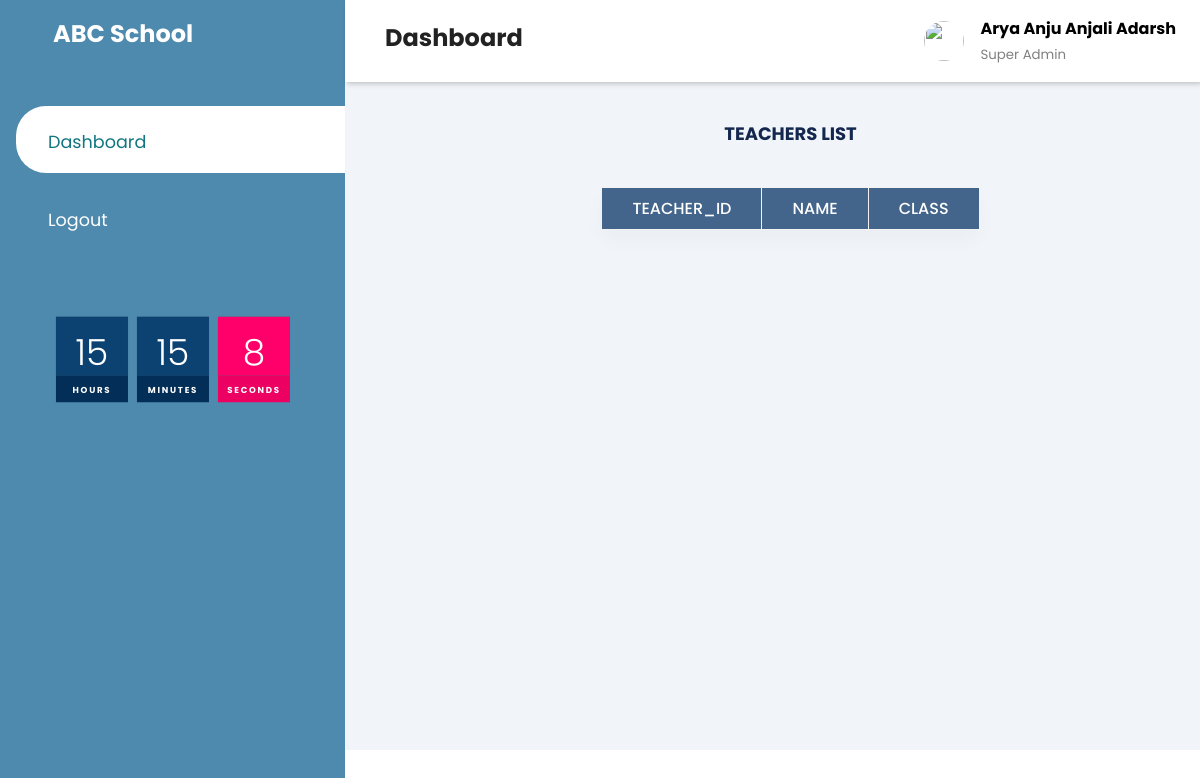
The page /src/viewteachertable.php on the database as committed earlier.
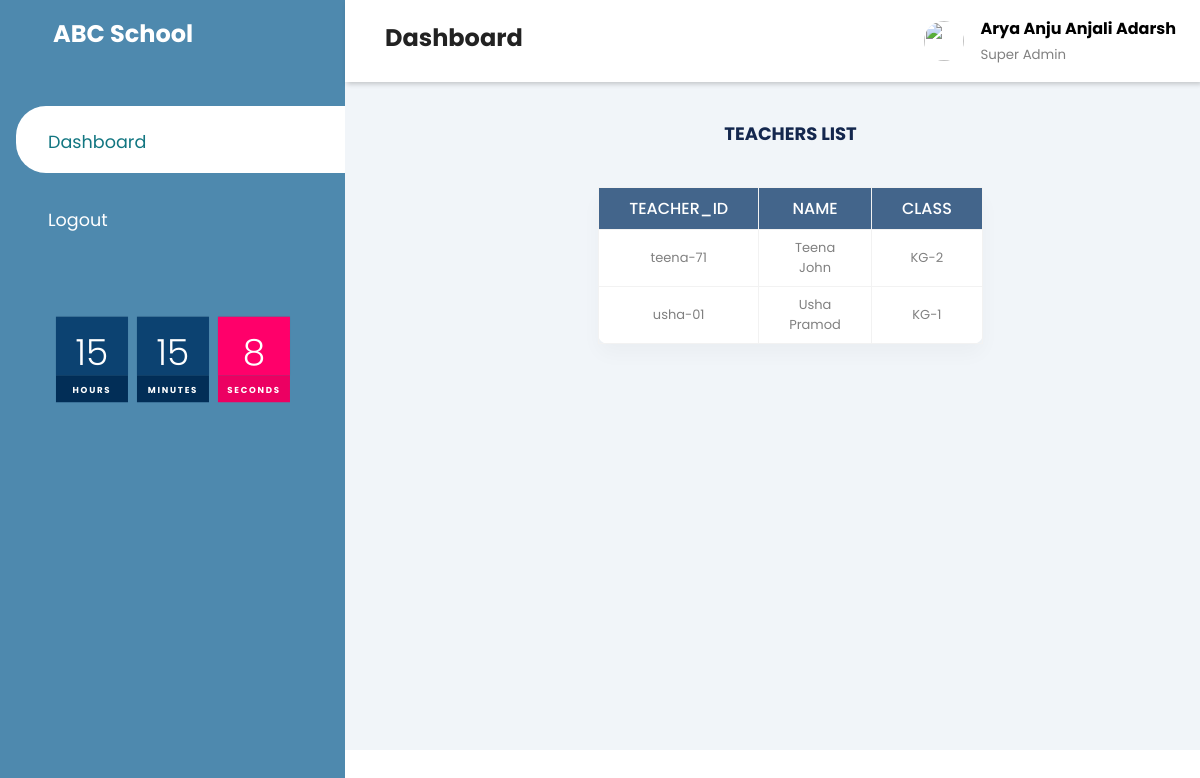
The same page on the database as committed later.
### tables this page shows
CREATE TABLE IF NOT EXISTS `teacher` (
  `id` int(11) NOT NULL PRIMARY KEY,
  `username` varchar(220) NOT NULL UNIQUE,
  `password` varchar(45) NOT NULL UNIQUE,
  `name` varchar(45) NOT NULL,
  `class` varchar(45) NOT NULL
);

### src/viewteachertable.php (the view, shortened to what this page needs)
<!DOCTYPE html>
<html>
<head>
      <?php include 'tablelinks.php';?>
      <?php include 'tablestyles.php';?>
      <link rel="stylesheet" href="https://maxst.icons8.com/vue-static/landings/line-awesome/line-awesome/1.3.0/css/line-awesome.min.css">
      <link rel="stylesheet" href="../viewstudent.css">
</head>
<body>
  <div class="sidebar">
    <div class="sidebar-brand">
      <h2><span class="lab la-accusoft"></span> ABC School</h2>
    </div>
    <div class="sidebar-menu">
      <ul>
        <li>
          <a class="active"><span class="las la-school"></span>
            <span>Dashboard</span></a>
        </li>
        <li>
          <a href="../index.php"><span class="las la-user-minus"></span>
            <span>Logout</span></a>
        </li>
        <li>
           <div id="clock">
             <div id="time">
               <div>
                 <span id="hour">00</span>
                 <span>hours</span>
               </div>
               <div>
                 <span id="minute">00</span>
                 <span>minutes</span>
               </div>
               <div>
                 <span id="second">00</span>
                 <span>seconds</span>
               </div>
             </div>
           </div>
        </li>
      </ul>
    </div>
  </div>
  <div class="main-content">
     <header>
       <h2>
         <label for="">
           <span class="las la-bars"></span>
         </label>
         Dashboard
       </h2>
       <div class="user-wrapper">
         <img src="https://img.icons8.com/pastel-glyph/64/000000/user-male--v1.png" width="40px" height="40px"/>
         <div>
           <h4>Arya Anju Anjali Adarsh</h4>
           <small>Super Admin</small>
         </div>
       </div>
     </header>
     <main>
       <div class="main-div">
       <h1 class="student_list">TEACHERS LIST</h1>
           <table>
             <thead>
               <tr>
                 <th>teacher_id</th>
                 <th>name</th>
                 <th>class</th>
               </tr>
               <tbody>
                 <?php
                 include 'auth.php';
                 $selectquery =" select * from `teacher` ORDER BY name ASC";
                 $query = mysqli_query($conn,$selectquery);
                   while($res=mysqli_fetch_array($query))
                   {?>
                     <tr>
                         <td><?php echo $res['username']; ?></td>
                         <td><?php echo $res['name'];?></td>
                         <td><?php echo $res['class'];?></td>
                         </tr>
                 <?php
                   }
                 ?>
               </tbody>
             </thead>
                 </table>
       </div>
     </div>
</body>
</html>

### src/tablelinks.php (shortened to what this page needs)
<link rel="stylesheet" href="https://cdnjs.cloudflare.com/ajax/libs/font-awesome/4.7.0/css/font-awesome.min.css"
integrity="sha512-SfTiTlX6kk+qitfevl/7LibUOeJWlt9rbyDn92a1DqWOw9vWG2MFoays0sgObmWazO5BQPiFucnnEAjpAB+/Sw==" />

### src/tablestyles.php (shortened to what this page needs)
<!DOCTYPE html>
<html>
<head>
</head>
</html>

### viewstudent.css (style rules this page uses)
* { padding: 0; margin: 0; box-sizing: border-box; list-style-type: none; font-family: 'Poppins', sans-serif; text-decoration: none; }
.sidebar { width: 345px; position: fixed; left: 0; top: 0; height: 100%; background: #4e89ae; z-index: 100%; }
.sidebar-brand { height: 90px; padding: 1rem 0rem 1rem 2rem; color: #fff; }
.sidebar-menu { margin-top: 1rem; }
.sidebar-menu li { width: 100%; margin-bottom: 1.7rem; padding-left: 1rem; }
.sidebar-menu a { padding-left: 1rem; display: block; color: #fff; font-size: 1.1rem; }
.sidebar-menu a.active { background: #fff; padding-top: 1rem; padding-bottom: 1rem; color: #127681; border-radius: 30px 0px 0px 30px; }
.sidebar-menu a span:first-child { font-size: 1.5rem; padding-right: 1rem; }
.main-content { margin-left: 345px; }
header { display: flex; justify-content: space-between; padding: 1rem 1.5rem; box-shadow: 2px 2px 5px rgba(0,0,0,0.2); position: fixed; left: 345px; width: calc(100% - 345px); top: 0; z-index: 100; background: white; }
header h2 { color: #222; }
header label span { font-size: 1.7rem; padding-right: 1rem; }
.user-wrapper { display: flex; align-items: center; }
.user-wrapper img { border-radius: 50%; margin-right: 1rem; }
.user-wrapper small { display: inline-block; color: grey; }
main { margin-top: 40px; padding: 2rem 1.5rem; padding-left: 60px; background: #f1f5f9; min-height: calc(100vh - 90px); padding-top: 100px; }
.student_list { padding-bottom: 20px; }
#clock { padding-top: 15%; padding-left: 6%; }
#clock #time { display: flex; transform: scale(0.9); }
#clock #time div { position: relative; margin: 0 5px; }
#clock #time div span { position: relative; display: block; width: 80px; height: 65px; background: #0C4271; color: #fff; display: flex; font-weight: 300; text-align: center; justify-content: center; font-size: 2.5em; padding-top: 10px; z-index: 10; box-shadow: 0 0 1px rgba(0,0,0,0.2); }
#clock #time div span:nth-child(2) { height: 30px; font-size: 0.6em; letter-spacing: 0.2em; font-weight: 700; z-index: 9; box-shadow: none; background: #022E57; text-transform: uppercase; color: #fff; padding-bottom: 15px; }
#clock #time div:last-child span { background: #ff006a; }
#clock #time div:last-child span:nth-child(2) { background: #ec0062; color: #fff; }

### src/tablestyles.php (style rules this page uses)
* { margin: 0;padding: 0;box-sizing :border-box;font-family: 'Poppins', sans-serif; }
.main-div { width:100%; height:100vh; display :flex; flex-direction: :column; justify-content:center; align-items:center; }
h1 { font-size:18px; color:#14274e; text-align: center; margin-top: -20px; margin-bottom: 20px; }
table { border-collapse:collapse; background-color:#fff; box-shadow: 0 10px 20px 0 rgba(0,0,0,.03); border-radius: 10px; margin : auto; width:30%; }
th,td { border:1px solid #f2f2f2; padding: 8px 30px; text-align: center; color: grey; }
th { text-transform: uppercase; font-weight: 500; background: #43658b; color:white; }
td { font-size: 13px; }
a { text-decoration: none; display:flex; justify-content: center; }

Rows that differ between the two databases and show on the page:
added teacher: username "teena-71", name "Teena John", class "KG-2"
added teacher: username "usha-01", name "Usha Pramod", class "KG-1"
